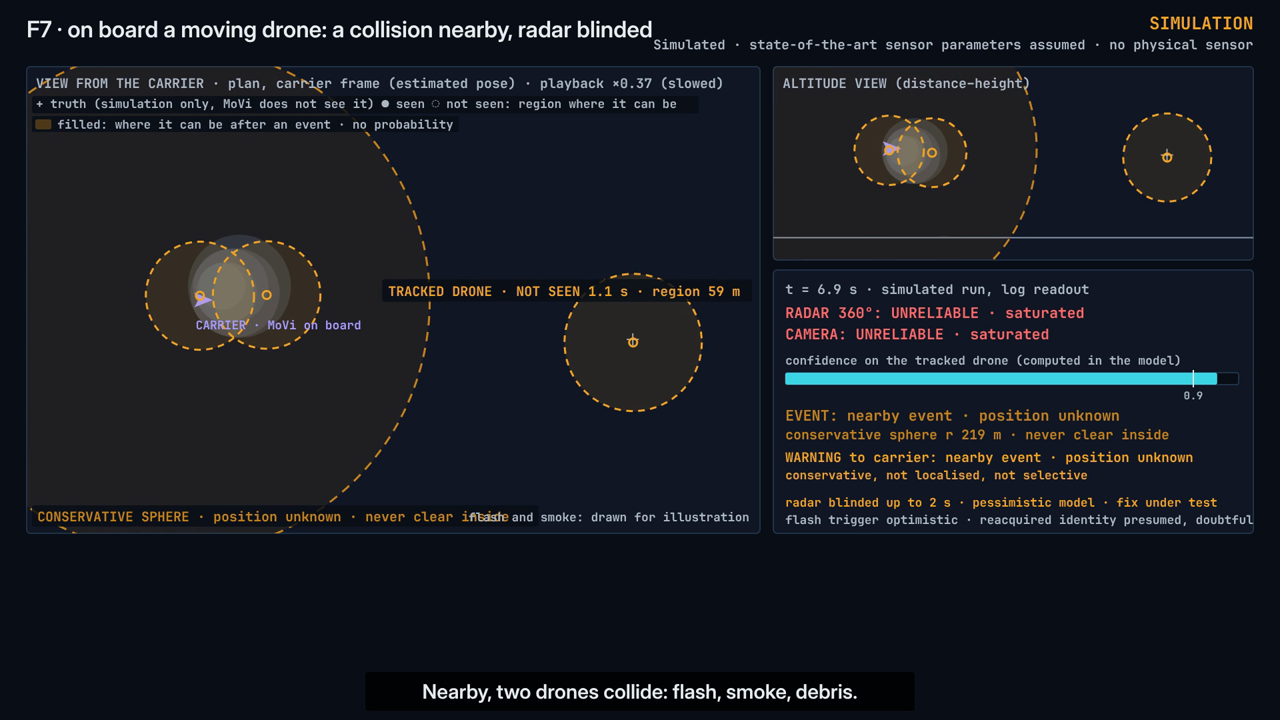
#> input picture .sciame/20261114-1301-percezione-challenge/f17-video/80-integrazione/fotogrammi/en_120.png, 1280 x 720 px, given as the content of the folder fotogrammi/en_120.png, which was not available
$ python verde.py fotogrammi/en_120.png
#> lines starting #> are read from the running program, lines starting #| are printed output that depends on the picture
import sys,glob,numpy as np
from PIL import Image
n=0
for p in sorted(glob.glob(sys.argv[1]+'/*.png')):
    a=np.asarray(Image.open(p).convert('RGB')).astype(int)
    R,G,B=a[...,0],a[...,1],a[...,2]
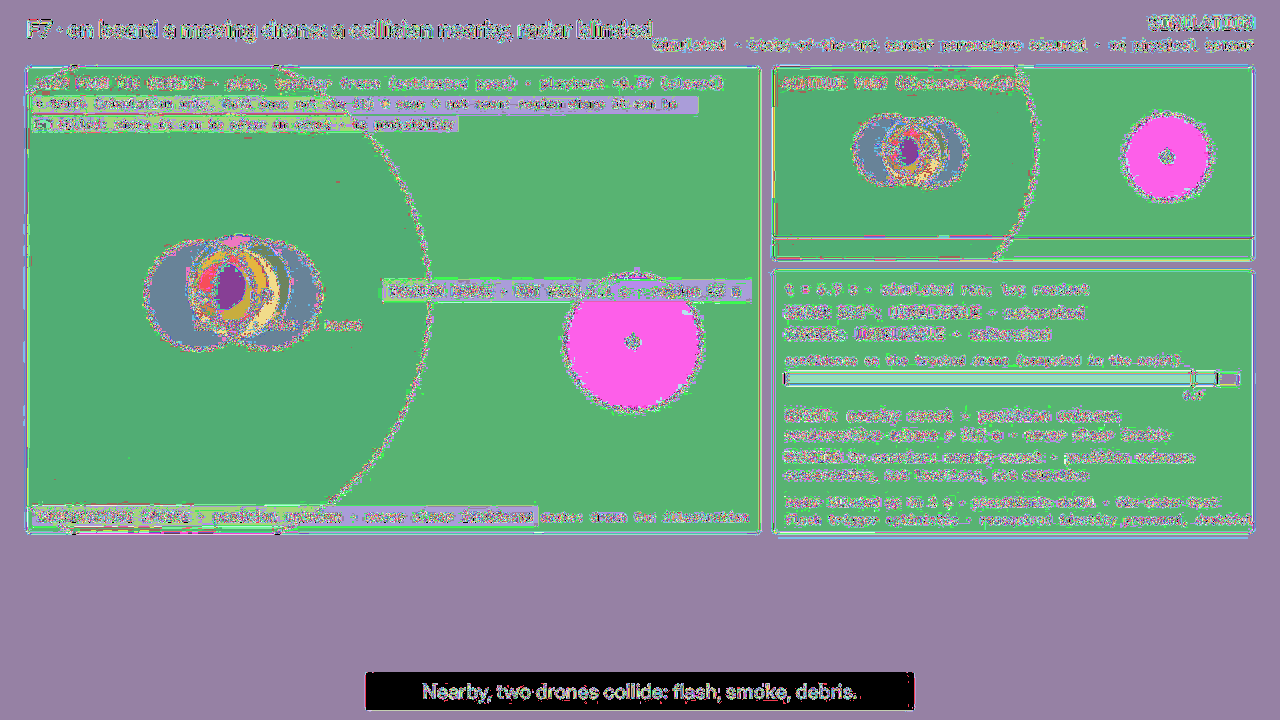
#> R: shape (720, 1280) int64; 221 distinct labels, from 0 to 255; one colour per label, 0 black
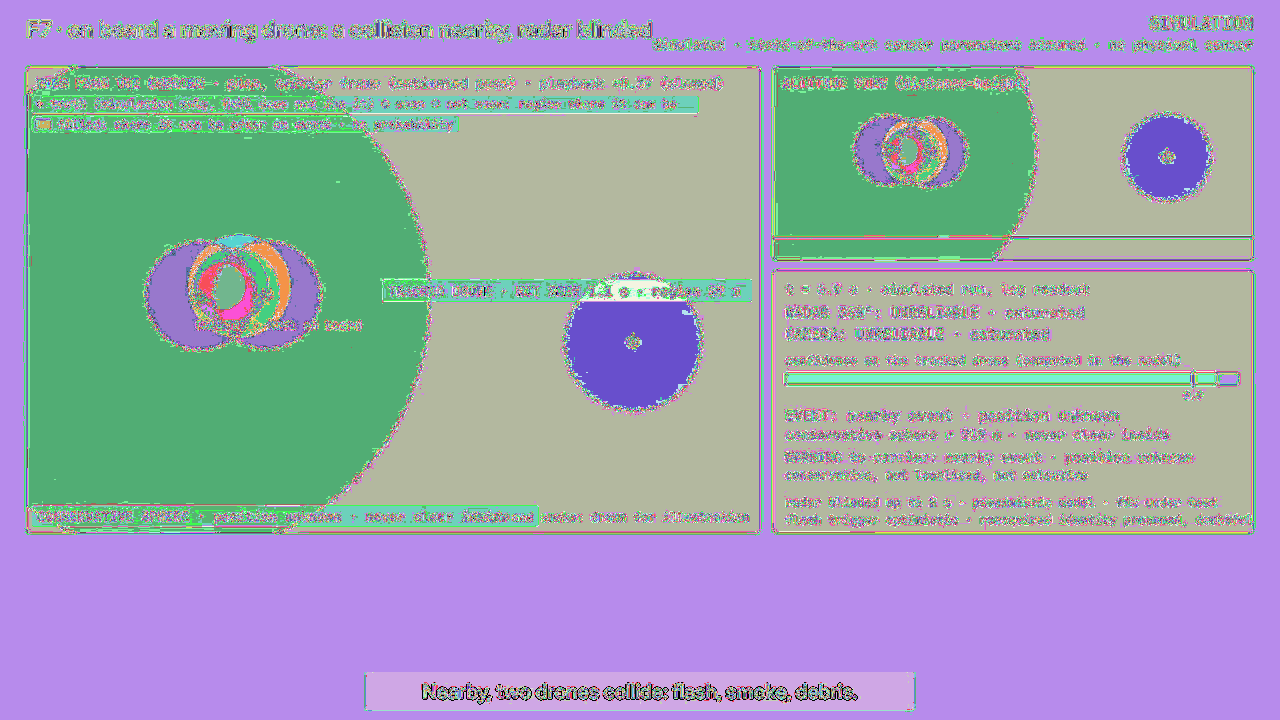
#> G: shape (720, 1280) int64; 221 distinct labels, from 0 to 255; one colour per label, 0 black
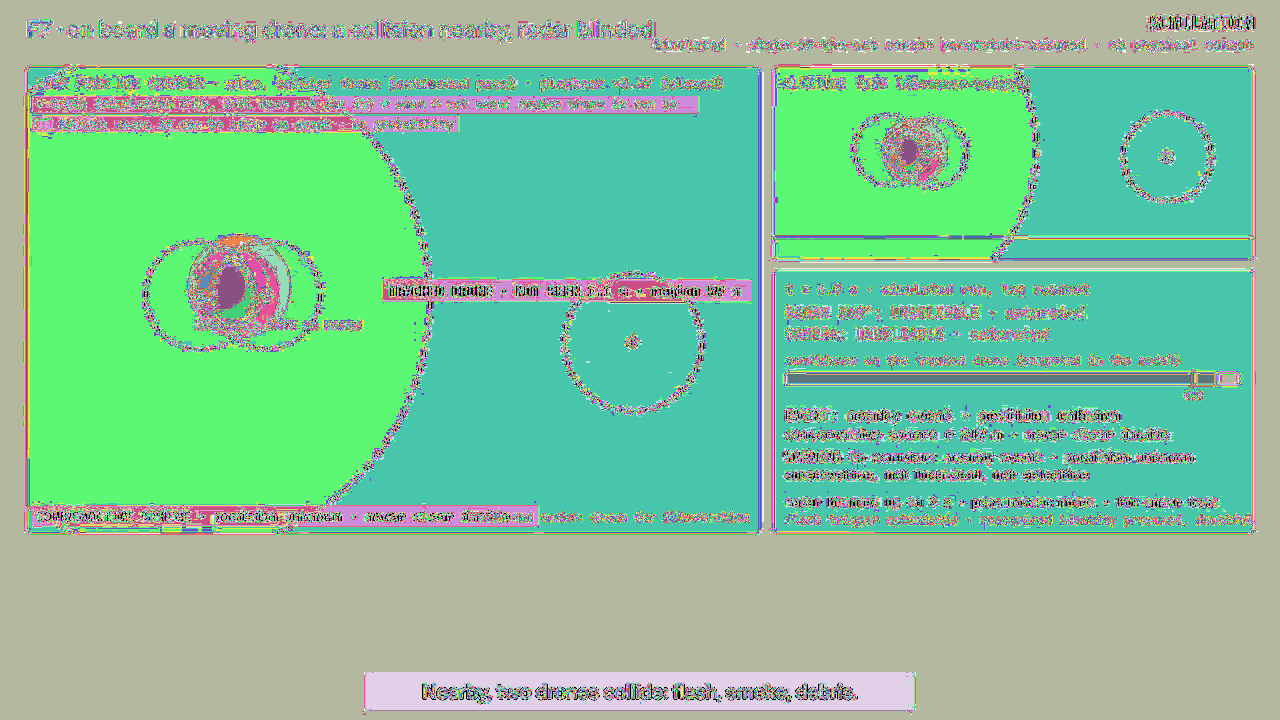
#> B: shape (720, 1280) int64; 221 distinct labels, from 0 to 255; one colour per label, 0 black
    m=(G>R+40)&(G>B+40)&(G>90)
#> m: shape (720, 1280) bool; every value is 0
    if m.sum()>20: n+=1; print('VERDE',p,int(m.sum()))
print('fotogrammi con verde:',n)

$ run again, on .sciame/20261114-1301-percezione-challenge/f17-video/80-integrazione/fotogrammi/en_124.png
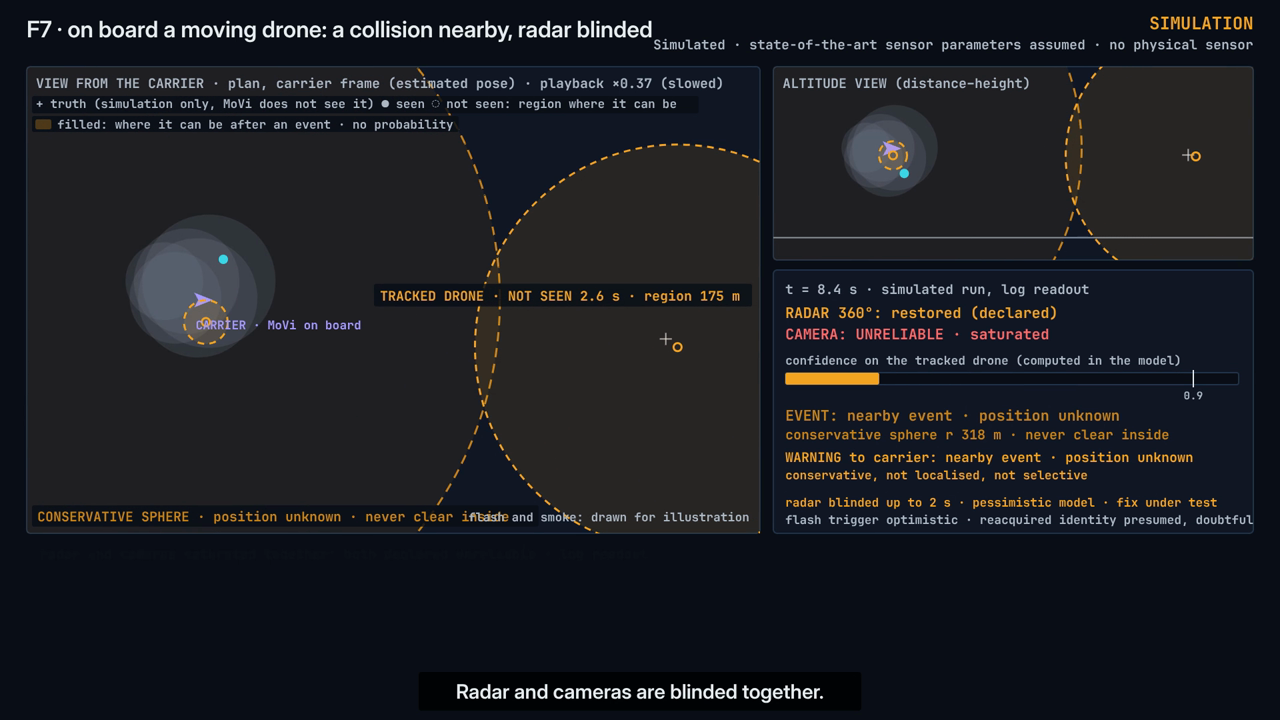
#> input picture .sciame/20261114-1301-percezione-challenge/f17-video/80-integrazione/fotogrammi/en_124.png, 1280 x 720 px, given as the content of the folder fotogrammi/en_124.png, which was not available
#> R: shape (720, 1280) int64; 221 distinct labels, from 0 to 255
#> `R,G,B=a[...,0],a[...,1],a[...,2]`:
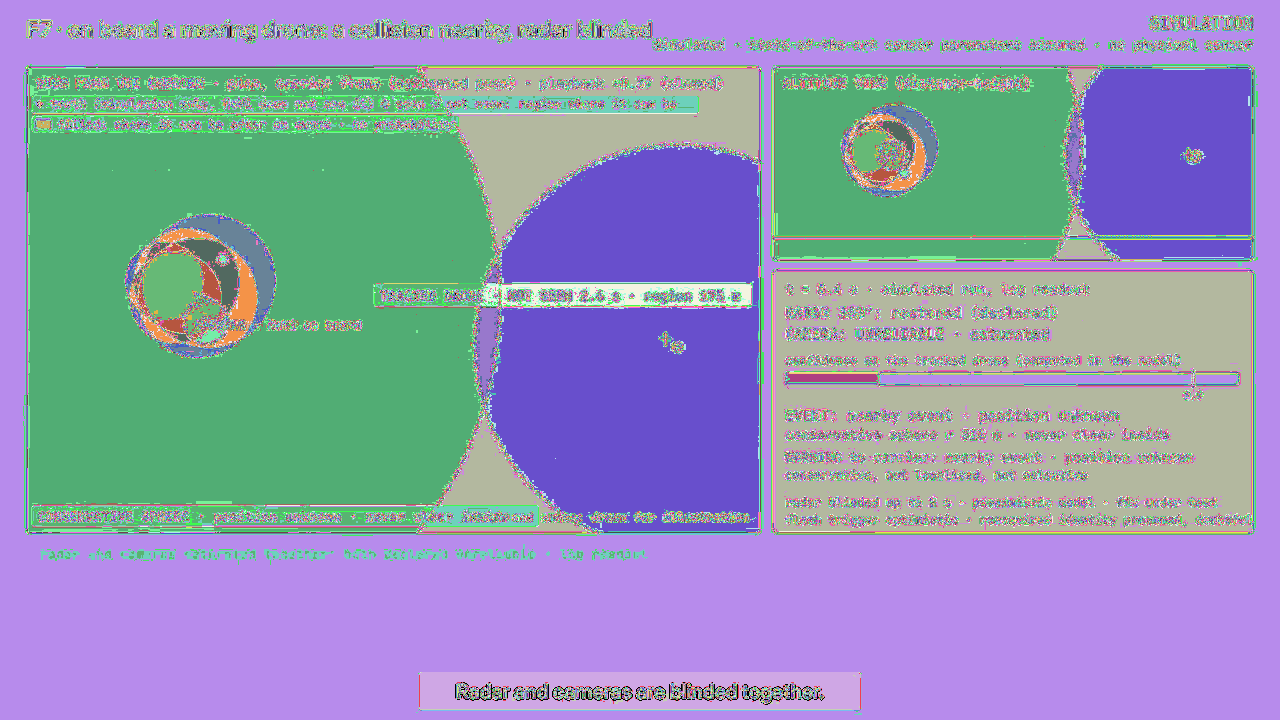
#> G: shape (720, 1280) int64; 221 distinct labels, from 0 to 255; one colour per label, 0 black
#> `R,G,B=a[...,0],a[...,1],a[...,2]`:
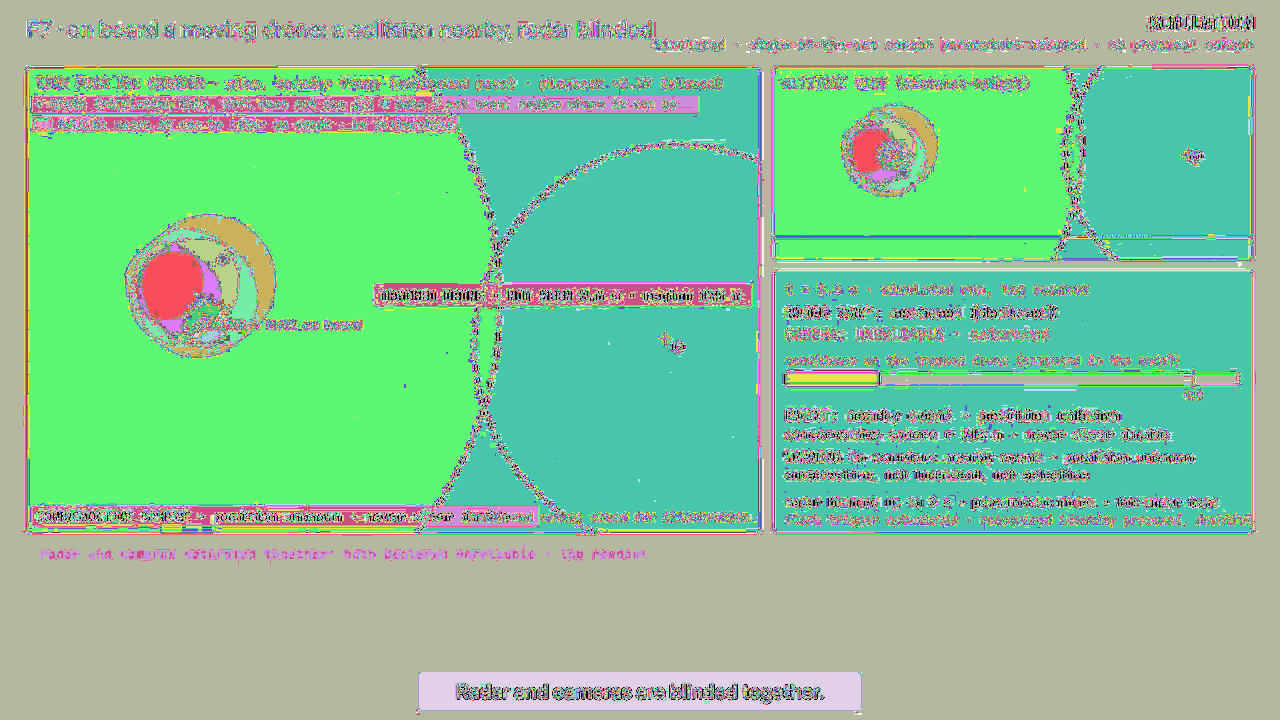
#> B: shape (720, 1280) int64; 221 distinct labels, from 0 to 255; one colour per label, 0 black
#> m: shape (720, 1280) bool; every value is 0

$ run again, on .sciame/20261114-1301-percezione-challenge/f17-video/80-integrazione/fotogrammi/en_128.png
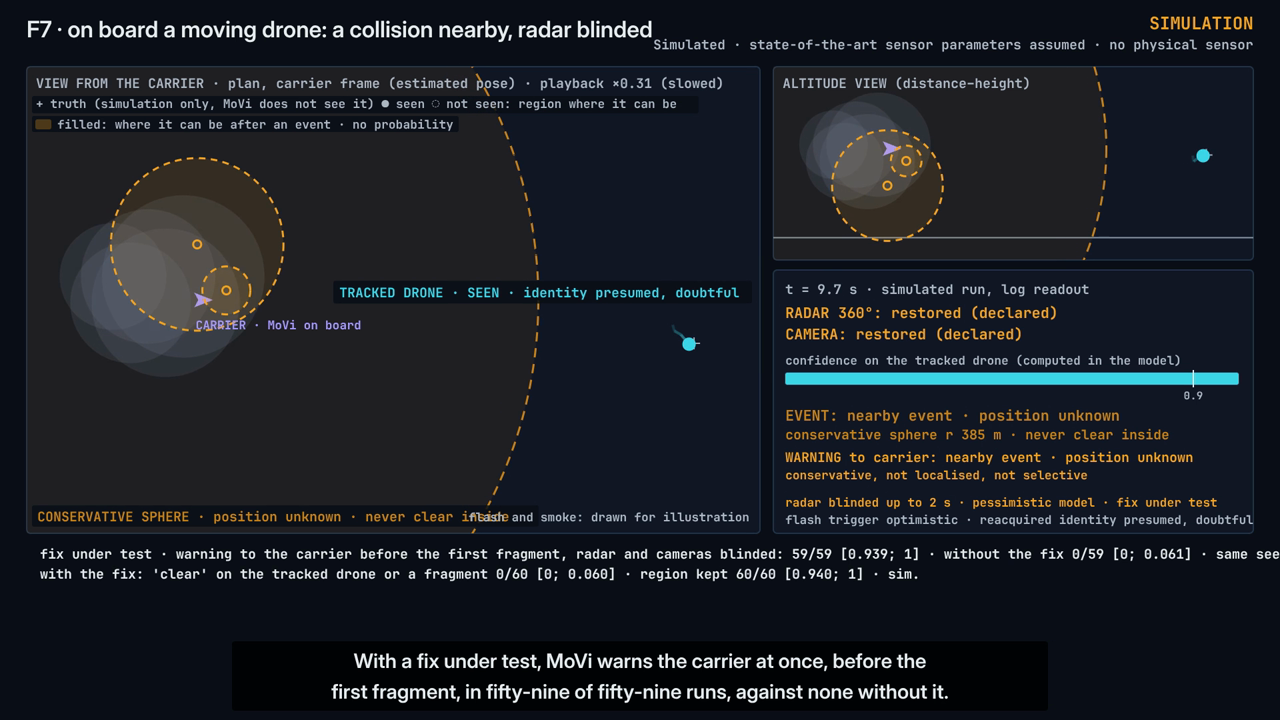
#> input picture .sciame/20261114-1301-percezione-challenge/f17-video/80-integrazione/fotogrammi/en_128.png, 1280 x 720 px, given as the content of the folder fotogrammi/en_128.png, which was not available
#> R: shape (720, 1280) int64; 221 distinct labels, from 0 to 255
#> `R,G,B=a[...,0],a[...,1],a[...,2]`:
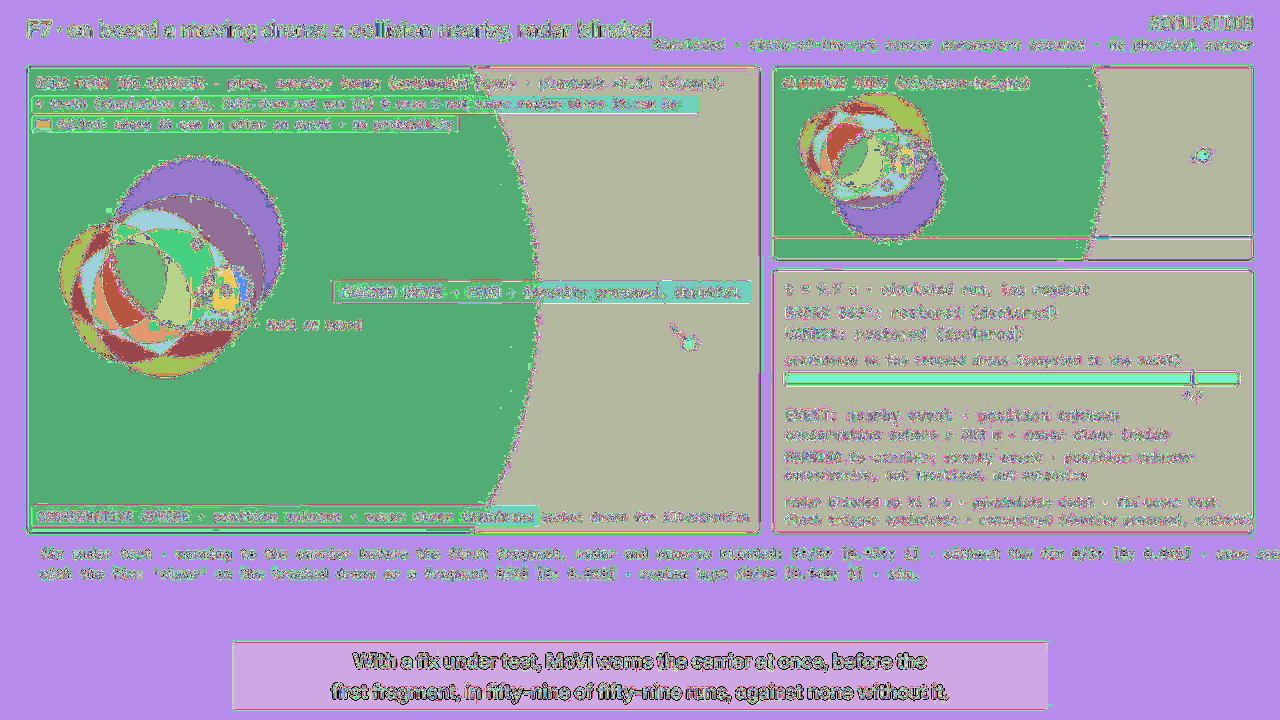
#> G: shape (720, 1280) int64; 221 distinct labels, from 0 to 255; one colour per label, 0 black
#> `R,G,B=a[...,0],a[...,1],a[...,2]`:
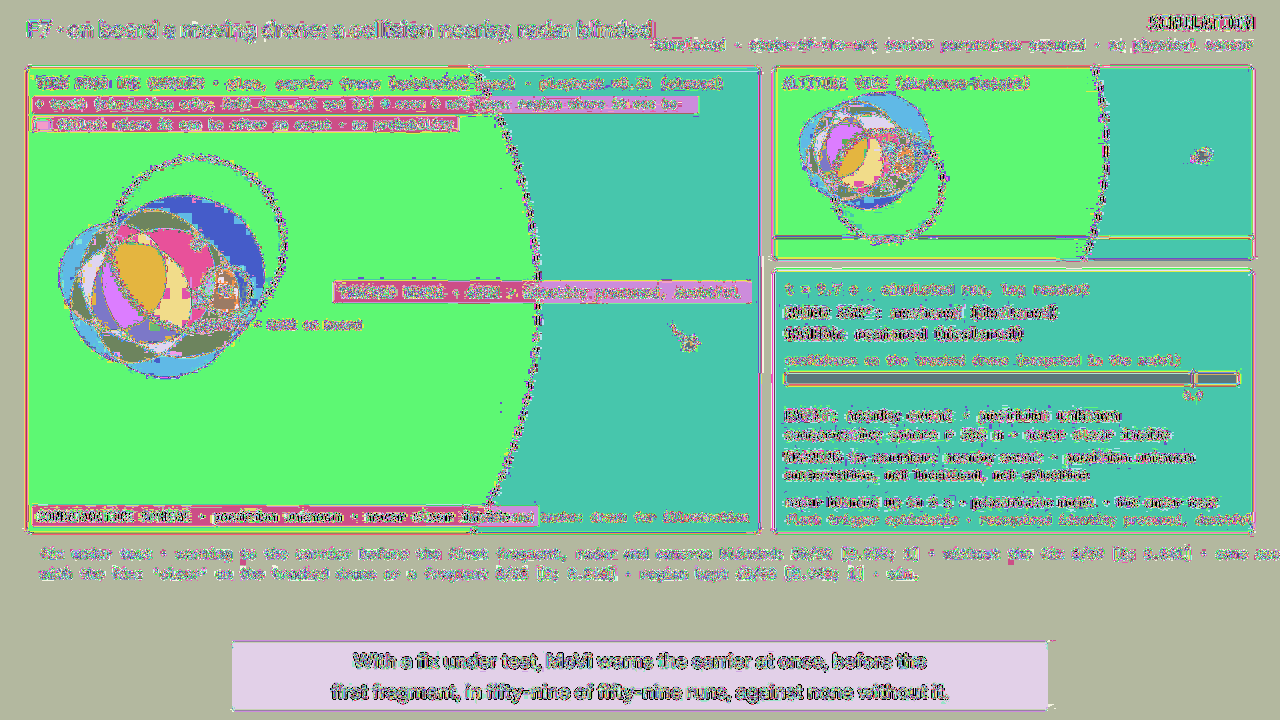
#> B: shape (720, 1280) int64; 221 distinct labels, from 0 to 255; one colour per label, 0 black
#> m: shape (720, 1280) bool; every value is 0
